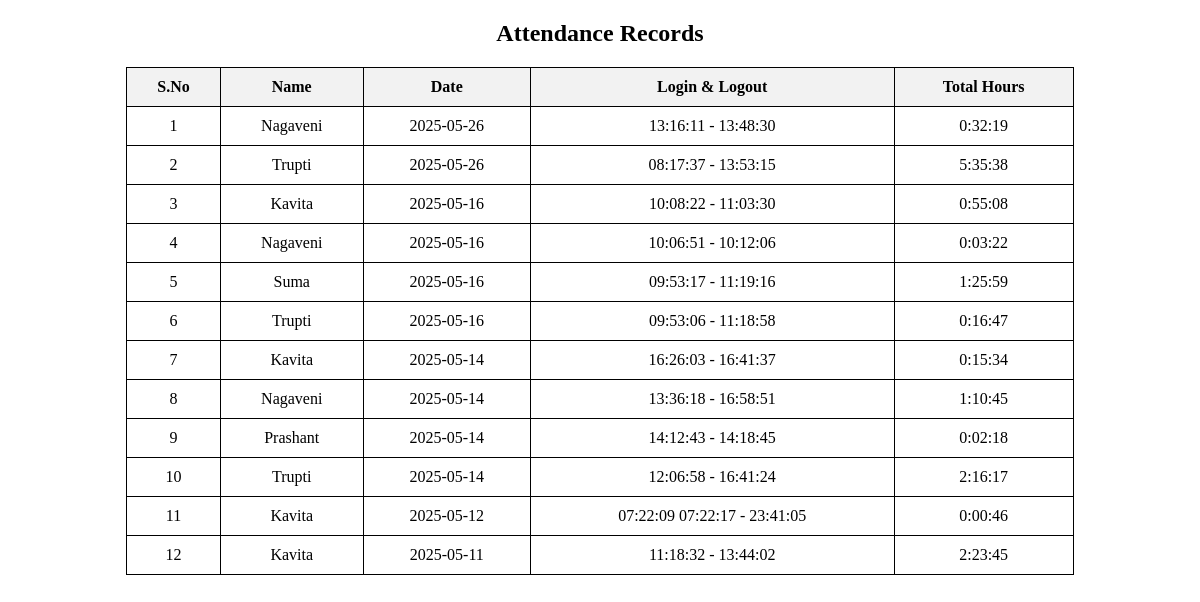
Before: / with the older database file.
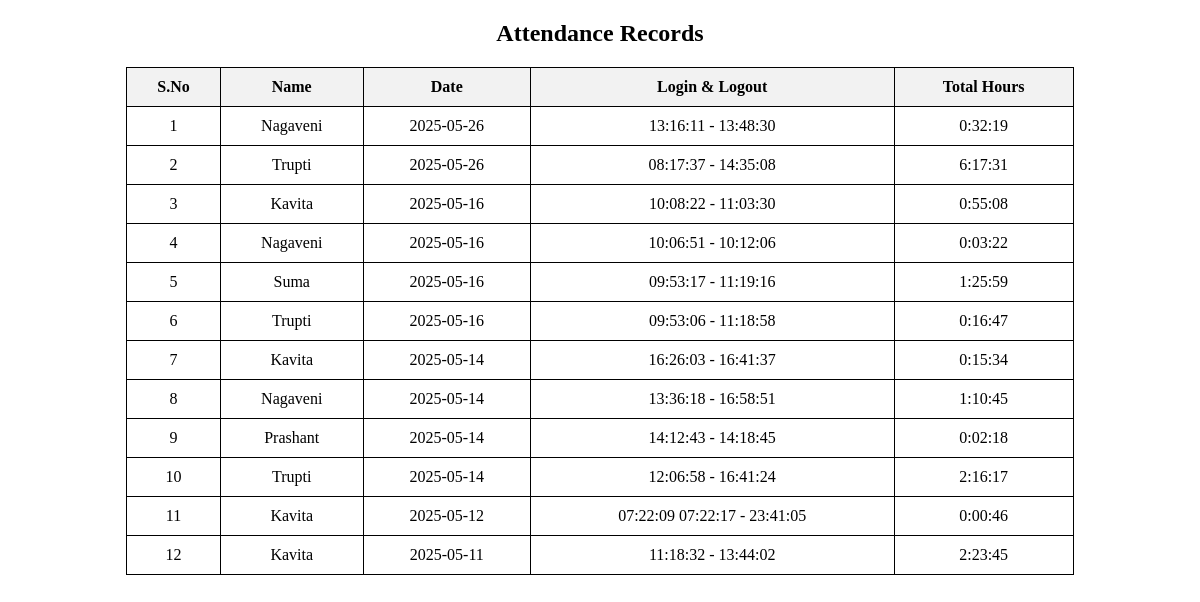
After: the same page with the newer database file.
### tables this page shows
CREATE TABLE attendance (
            id INTEGER PRIMARY KEY AUTOINCREMENT,
            name TEXT NOT NULL,
            day TEXT NOT NULL,  -- Date of attendance entry
            login_logout TEXT NOT NULL,  -- Stores all login/logout times in one row per day
            total_hours TEXT NOT NULL,    -- Stores total hours for the day
            UNIQUE(name, day)  -- Ensure each student has only one row per day
        );

### app.py (the view)
@app.route('/')
def index():
    records = fetch_attendance()
    print(f"[DEBUG] {len(records)} attendance records retrieved.")
    return render_template('attendance.html', attendance=records)

### templates/attendance.html (shortened to what this page needs)
<!DOCTYPE html>
<html lang="en">
<head>
</head>
<body>
    <h2 style="text-align:center;">Attendance Records</h2>
    <table>
        <tr>
            <th>S.No</th>
            <th>Name</th>
            <th>Date</th>
            <th>Login & Logout</th>
            <th>Total Hours</th>
        </tr>
        {% for row in attendance %}
        <tr>
            <td>{{ row[0] }}</td>
            <td>{{ row[1] }}</td>
            <td>{{ row[2] }}</td>
            <td>{{ row[3] }}</td>
            <td>{{ row[4] }}</td>
        </tr>
        {% endfor %}
    </table>
</body>
</html>

### templates/attendance.html (style rules this page uses)
table { width: 80%; margin: 20px auto; border-collapse: collapse; }
th, td { border: 1px solid black; padding: 10px; text-align: center; }
th { background-color: #f2f2f2; }

Changed rows visible on the page:
changed attendance (number 2 of 12 on the later page): row "08:17:37 - 13:53:15" → "08:17:37 - 14:35:08"; total_hours "5:35:38" → "6:17:31"
